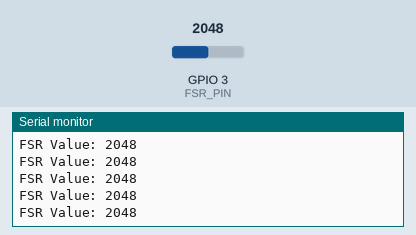
Simulated run of this sketch. Board: ESP32-C3. Shown: the last lines printed to the serial monitor. The test bench sets the inputs (shaded band); at power-on: GPIO 3 (FSR_PIN) = 2048 (analog values on the 0–4095 scale).

Above: at 1.2 s.
1.3 s: GPIO 3 (FSR_PIN) set to 2866
At 1.36 s:
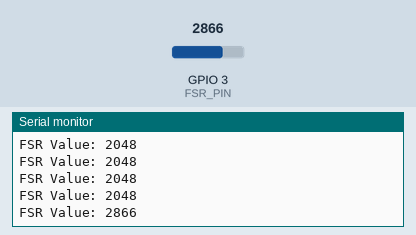
2.8 s: GPIO 3 (FSR_PIN) set to 3603
At 2.81 s:
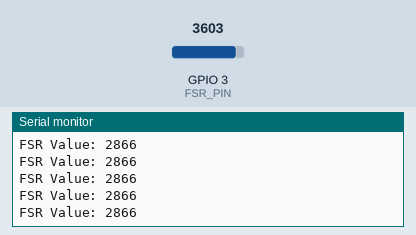
Timing chart, 0 to 5.8 s (numbered marks = the images above; inputs shaded):
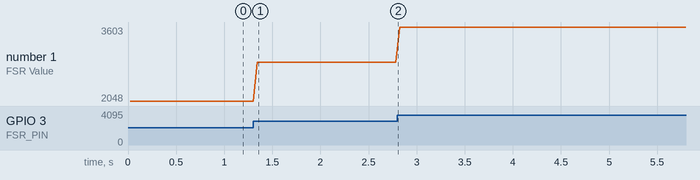

The sketch:

FSR_Values.ino
```cpp
#define FSR_PIN 3

int threshold = 1200;

bool tapDetected = false;

int readFSR()
{
    long sum = 0;

    for(int i = 0; i < 10; i++)
    {
        sum += analogRead(FSR_PIN);
        delay(2);
    }

    return sum / 10;
}

void setup()
{
    Serial.begin(115200);

    // Set ADC resolution
    analogReadResolution(12);

    Serial.println("FSR Test Started");
}

void loop()
{
    int fsrValue = readFSR();

    Serial.print("FSR Value: ");
    Serial.println(fsrValue);

    // Tap Detection
    if(fsrValue > threshold && !tapDetected)
    {
        Serial.println("TAP DETECTED!");
        tapDetected = true;
    }

    // Reset detection
    if(fsrValue < 1000)
    {
        tapDetected = false;
    }

    delay(20);
}
```

Measured:
- after the input at 1.3 s, the serial monitor: prints a new line at once (image 1)
- plotted number 1: 2048 → 2866 after the input at 1.3 s, 2866 → 3603 after the input at 2.8 s
